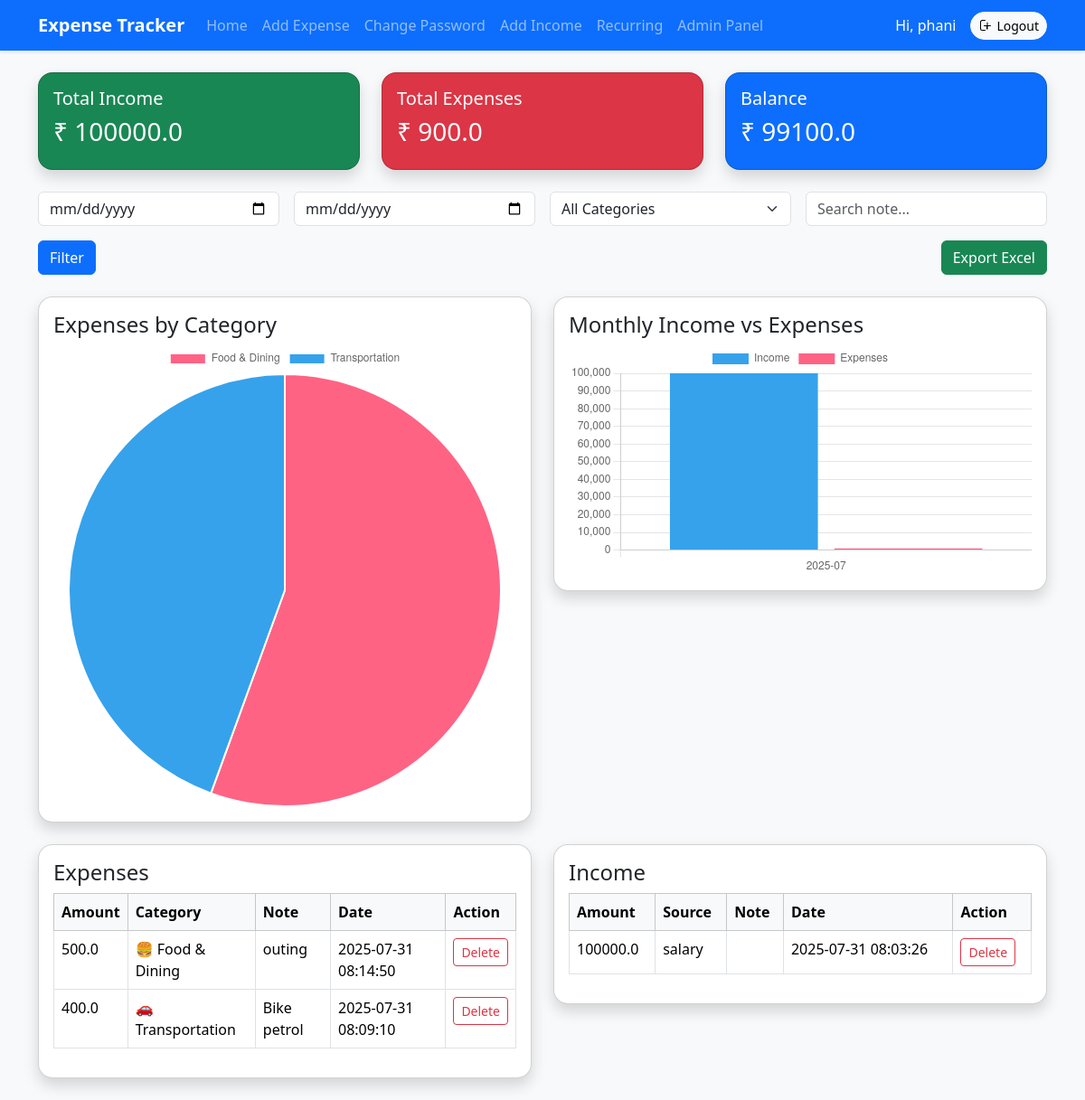
Page / (signed in) on the earlier database version.
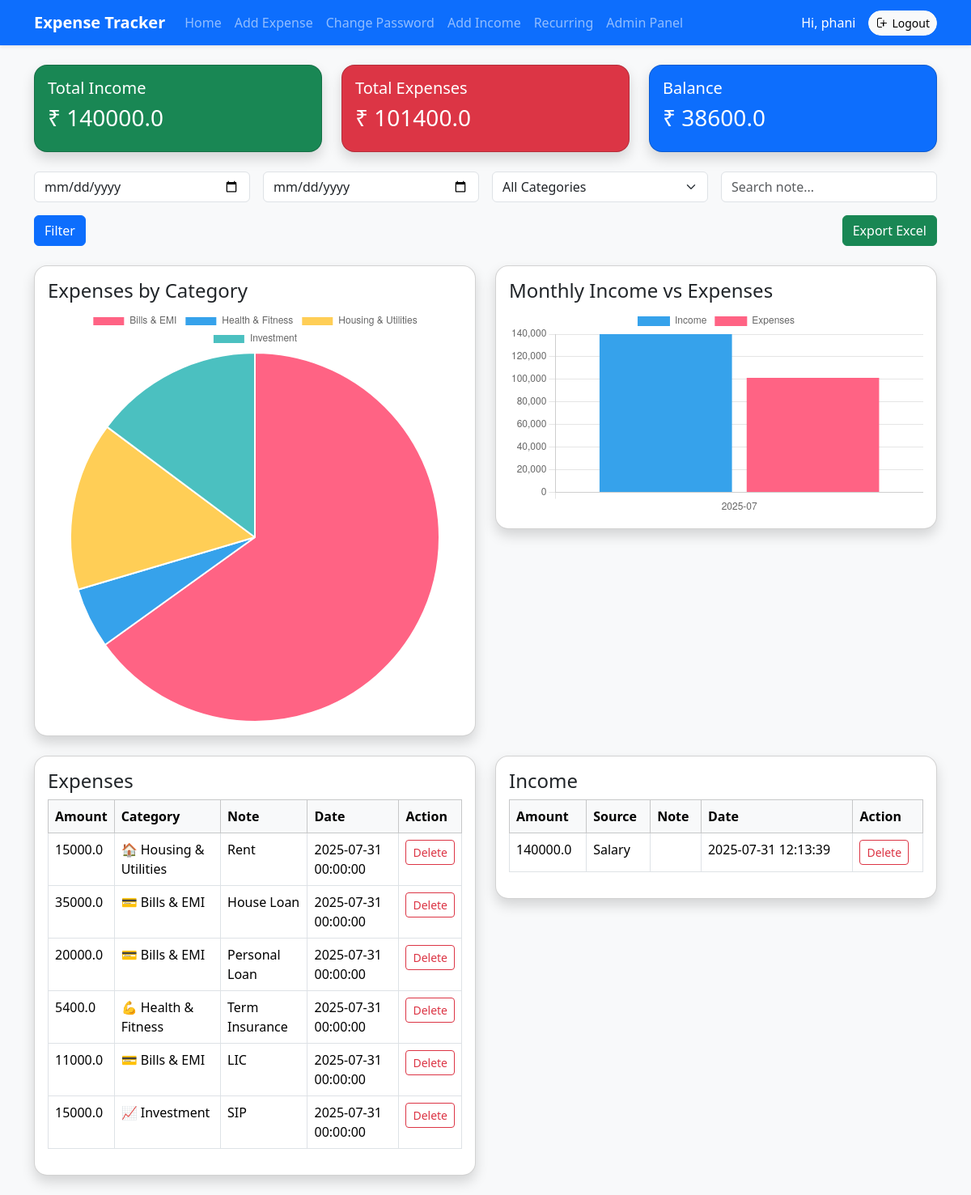
Same page on the later database version.
### tables this page shows
CREATE TABLE expenses
                     (id INTEGER PRIMARY KEY AUTOINCREMENT,
                      user_id INTEGER,
                      amount REAL,
                      category TEXT,
                      note TEXT,
                      date TEXT,
                      FOREIGN KEY(user_id) REFERENCES users(id));

CREATE TABLE income
                    (id INTEGER PRIMARY KEY AUTOINCREMENT,
                     user_id INTEGER,
                     amount REAL,
                     source TEXT,
                     note TEXT,
                     date TEXT,
                     FOREIGN KEY(user_id) REFERENCES users(id));

### app.py (the view, shortened to what this page needs)
@app.route('/')
def index():
    if 'user_id' not in session:
        return redirect(url_for('login'))
    user_id = session['user_id']
    today = datetime.now().date()
    with sqlite3.connect(DB_NAME) as conn:
        c = conn.cursor()
        c.execute("""
            SELECT id, amount, category, note, frequency, next_due_date
            FROM recurring_expenses
            WHERE user_id=? AND date(next_due_date) <= date(?)
        """, (user_id, today))
        due_recurring = c.fetchall()
        conn.commit()
    from_date = request.args.get('from_date')
    to_date = request.args.get('to_date')
    category = request.args.get('category')
    search = request.args.get('search')
    filters_expense = "user_id=?"
    params_expense = [user_id]
    if from_date:
        filters_expense += " AND date(date) >= date(?)"
        params_expense.append(from_date)
    if to_date:
        filters_expense += " AND date(date) <= date(?)"
        params_expense.append(to_date)
    if category:
        filters_expense += " AND category=?"
        params_expense.append(category)
    if search:
        filters_expense += " AND note LIKE ?"
        params_expense.append(f"%{search}%")
    filters_income = "user_id=?"
    params_income = [user_id]
    if from_date:
        filters_income += " AND date(date) >= date(?)"
        params_income.append(from_date)
    if to_date:
        filters_income += " AND date(date) <= date(?)"
        params_income.append(to_date)
    if search:
        filters_income += " AND note LIKE ?"
        params_income.append(f"%{search}%")
    with sqlite3.connect(DB_NAME) as conn:
        c = conn.cursor()
        c.execute(f"SELECT id, amount, category, note, date FROM expenses WHERE {filters_expense} ORDER BY date DESC", params_expense)
        expenses = c.fetchall()
        c.execute(f"SELECT id, amount, source, note, date FROM income WHERE {filters_income} ORDER BY date DESC", params_income)
        income = c.fetchall()
        c.execute("SELECT SUM(amount) FROM expenses WHERE user_id=?", (user_id,))
        total_expenses = c.fetchone()[0] or 0
        c.execute("SELECT SUM(amount) FROM income WHERE user_id=?", (user_id,))
        total_income = c.fetchone()[0] or 0
        balance = total_income - total_expenses
        c.execute(f"""
            SELECT category, SUM(amount)
            FROM expenses
            WHERE {filters_expense}
            GROUP BY category
        """, params_expense)
        expense_data = c.fetchall()
        expense_labels = [row[0] for row in expense_data]
        expense_values = [row[1] for row in expense_data]
        c.execute(f"""
            SELECT strftime('%Y-%m', date), SUM(amount)
            FROM income
            WHERE {filters_income}
            GROUP BY strftime('%Y-%m', date)
            ORDER BY strftime('%Y-%m', date)
        """, params_income)
        income_data = dict(c.fetchall())
        c.execute(f"""
            SELECT strftime('%Y-%m', date), SUM(amount)
            FROM expenses
            WHERE {filters_expense}
            GROUP BY strftime('%Y-%m', date)
            ORDER BY strftime('%Y-%m', date)
        """, params_expense)
        expense_month_data = dict(c.fetchall())
        months = sorted(set(list(income_data.keys()) + list(expense_month_data.keys())))
        income_per_month = [income_data.get(m, 0) for m in months]
        expenses_per_month = [expense_month_data.get(m, 0) for m in months]
    return render_template(
        'index.html',
        expenses=expenses,
        income=income,
        total_income=total_income,
        total_expenses=total_expenses,
        balance=balance,
        category_icons=CATEGORY_ICONS,
        expense_labels=expense_labels,
        expense_values=expense_values,
        months=months,
        income_per_month=income_per_month,
        expenses_per_month=expenses_per_month
    )

### templates/index.html (shortened to what this page needs)
{% extends "base.html" %}
{% block content %}
<div class="row mb-4">
  <div class="col-md-4">
    <div class="card text-bg-success shadow">
      <div class="card-body">
        <h5>Total Income</h5>
        <h3>₹ {{ total_income }}</h3>
      </div>
    </div>
  </div>
  <div class="col-md-4">
    <div class="card text-bg-danger shadow">
      <div class="card-body">
        <h5>Total Expenses</h5>
        <h3>₹ {{ total_expenses }}</h3>
      </div>
    </div>
  </div>
  <div class="col-md-4">
    <div class="card text-bg-primary shadow">
      <div class="card-body">
        <h5>Balance</h5>
        <h3>₹ {{ balance }}</h3>
      </div>
    </div>
  </div>
</div>
<form method="GET" action="{{ url_for('index') }}" class="row g-3 mb-4">
  <div class="col-md-3">
    <input type="date" name="from_date" value="{{ request.args.get('from_date', '') }}" class="form-control">
  </div>
  <div class="col-md-3">
    <input type="date" name="to_date" value="{{ request.args.get('to_date', '') }}" class="form-control">
  </div>
  <div class="col-md-3">
    <select name="category" class="form-select">
      <option value="">All Categories</option>
    </select>
  </div>
  <div class="col-md-3">
    <input type="text" name="search" placeholder="Search note..." value="{{ request.args.get('search', '') }}"
      class="form-control">
  </div>
  <div class="col-md-12 d-flex justify-content-between">
    <button type="submit" class="btn btn-primary">Filter</button>
    <a href="{{ url_for('export_excel',
                    from_date=request.args.get('from_date',''),
                    to_date=request.args.get('to_date',''),
                    category=request.args.get('category',''),
                    search=request.args.get('search','')) }}" class="btn btn-success">Export Excel</a>
  </div>
</form>
<div class="row mb-4">
  <div class="col-md-6">
    <div class="card shadow p-3">
      <h4>Expenses by Category</h4>
      <canvas id="expensePieChart"></canvas>
    </div>
  </div>
  <div class="col-md-6">
    <div class="card shadow p-3">
      <h4>Monthly Income vs Expenses</h4>
      <canvas id="monthlyBarChart"></canvas>
    </div>
  </div>
</div>
<div class="row">
  <div class="col-md-6 mb-4">
    <div class="card shadow p-3">
      <h4>Expenses</h4>
      <table class="table table-bordered table-hover">
        <thead class="table-light">
          <tr>
            <th>Amount</th>
            <th>Category</th>
            <th>Note</th>
            <th>Date</th>
            <th>Action</th>
          </tr>
        </thead>
        <tbody>
          {% for exp in expenses %}
          <tr>
            <td>{{ exp[1] }}</td>
            <td>
              <i class="{{ category_icons.get(exp[2]) }}"></i> {{ category_icons.get(exp[2])[1] }} {{ exp[2] }}
            </td>
            <td>{{ exp[3] }}</td>
            <td>{{ exp[4] }}</td>
            <td>
              <a href="{{ url_for('delete_expense', id=exp[0]) }}" class="btn btn-sm btn-outline-danger"
                onclick="return confirm('Delete this expense?')">Delete</a>
            </td>
          </tr>
          {% endfor %}
        </tbody>
      </table>
    </div>
  </div>
  <div class="col-md-6 mb-4">
    <div class="card shadow p-3">
      <h4>Income</h4>
      <table class="table table-bordered table-hover">
        <thead class="table-light">
          <tr>
            <th>Amount</th>
            <th>Source</th>
            <th>Note</th>
            <th>Date</th>
            <th>Action</th>
          </tr>
        </thead>
        <tbody>
          {% for inc in income %}
          <tr>
            <td>{{ inc[1] }}</td>
            <td>{{ inc[2] }}</td>
            <td>{{ inc[3] }}</td>
            <td>{{ inc[4] }}</td>
            <td>
              <a href="{{ url_for('delete_income', id=inc[0]) }}" class="btn btn-sm btn-outline-danger"
                onclick="return confirm('Delete this income?')">Delete</a>
            </td>
          </tr>
          {% endfor %}
        </tbody>
      </table>
    </div>
  </div>
</div>
<script>
  // Pie Chart - Expenses by Category
  const pieCtx = document.getElementById('expensePieChart').getContext('2d');
  new Chart(pieCtx, {
    type: 'pie',
    data: {
      labels: {{ expense_labels|default([]) | tojson }},
    datasets: [{
      data: {{ expense_values|default ([]) | tojson }},
    backgroundColor: [
      '#FF6384', '#36A2EB', '#FFCE56', '#4BC0C0', '#9966FF',
      '#FF9F40', '#8DD17E', '#E377C2', '#17BECF', '#BDB2FF'
    ]
      }]
    }
  });
  // Bar Chart - Monthly Income vs Expenses
  const barCtx = document.getElementById('monthlyBarChart').getContext('2d');
  new Chart(barCtx, {
    type: 'bar',
    data: {
      labels: {{ months|default([]) | tojson }},
    datasets: [
    {
      label: 'Income',
      backgroundColor: '#36A2EB',
      data: {{ income_per_month|default ([]) | tojson }}
        },
    {
      label: 'Expenses',
      backgroundColor: '#FF6384',
      data: {{ expenses_per_month|default ([]) | tojson }}
        }
  ]
    },
    options: {
    responsive: true,
    scales: {
      y: { beginAtZero: true }
    }
  }
  });
</script>
{% endblock %}

### templates/base.html (shortened to what this page needs)
<!DOCTYPE html>
<html>
<head>
  <link href="https://cdn.jsdelivr.net/npm/bootstrap@5.3.2/dist/css/bootstrap.min.css" rel="stylesheet">
  <link rel="stylesheet" href="{{ url_for('static', filename='style.css') }}">
  <link rel="stylesheet" href="https://cdn.jsdelivr.net/npm/bootstrap-icons@1.10.5/font/bootstrap-icons.css">
</head>
<body class="bg-light">
  <nav class="navbar navbar-expand-lg navbar-dark bg-primary mb-4 sticky-top shadow-sm">
    <div class="container">
      <a class="navbar-brand fw-bold" href="{{ url_for('index') }}">Expense Tracker</a>
      <div class="collapse navbar-collapse" id="navbarNav">
        <ul class="navbar-nav me-auto">
          {% if session.get('username') %}
          <li class="nav-item"><a class="nav-link" href="{{ url_for('index') }}">Home</a></li>
          <li class="nav-item"><a class="nav-link" href="{{ url_for('add_expense') }}">Add Expense</a></li>
          <li class="nav-item"><a class="nav-link" href="{{ url_for('change_password') }}">Change Password</a></li>
          <li class="nav-item"><a class="nav-link" href="{{ url_for('add_income') }}">Add Income</a></li>
          <li class="nav-item">
            <a class="nav-link" href="{{ url_for('recurring') }}">Recurring</a>
          </li>
          {% if session.get('is_admin') == 1 %}
          <li class="nav-item"><a class="nav-link" href="{{ url_for('admin_panel') }}">Admin Panel</a></li>
          {% endif %}
          {% else %}
          <li class="nav-item"><a class="nav-link" href="{{ url_for('login') }}">Login</a></li>
          <li class="nav-item"><a class="nav-link" href="{{ url_for('signup') }}">Signup</a></li>
          {% endif %}
        </ul>
        {% if session.get('username') %}
        <span class="navbar-text text-white me-3">Hi, {{ session.get('username') }}</span>
        <a class="btn btn-light btn-sm rounded-pill d-flex align-items-center" href="{{ url_for('logout') }}">
          Logout
        </a>
        {% endif %}
      </div>
    </div>
  </nav>
  <div class="container">
    {% block content %}{% endblock %}
  </div>
</body>
</html>

### static/style.css (style rules this page uses)
body { font-family: 'Segoe UI', Tahoma, Geneva, Verdana, sans-serif; }
.card { border-radius: 10px; }

### templates/base.html (style rules this page uses)
body { background: #f8f9fa; }
.navbar { box-shadow: 0 2px 8px rgba(0,0,0,0.1); }
.card { border-radius: 1rem; transition: transform 0.2s ease; }

Differences in the rows shown:
removed expenses: amount "500.0", category "🍔", category "Food & Dining", note "outing", date "2025-07-31 08:14:50"
removed expenses: amount "400.0", category "🚗", category "Transportation", note "Bike petrol", date "2025-07-31 08:09:10"
removed income: amount "100000.0", source "salary", date "2025-07-31 08:03:26"
added expenses: amount "15000.0", category "🏠", category "Housing & Utilities", note "Rent", date "2025-07-31 00:00:00"
added expenses: amount "35000.0", category "💳", category "Bills & EMI", note "House Loan", date "2025-07-31 00:00:00"
added expenses: amount "20000.0", category "💳", category "Bills & EMI", note "Personal Loan", date "2025-07-31 00:00:00"
added expenses: amount "5400.0", category "💪", category "Health & Fitness", note "Term Insurance", date "2025-07-31 00:00:00"
added expenses: amount "11000.0", category "💳", category "Bills & EMI", note "LIC", date "2025-07-31 00:00:00"
added expenses: amount "15000.0", category "📈", category "Investment", note "SIP", date "2025-07-31 00:00:00"
added income: amount "140000.0", source "Salary", date "2025-07-31 12:13:39"
Other differences:
{{ total_income }}: "100000.0" → "140000.0"
{{ total_expenses }}: "900.0" → "101400.0"
{{ balance }}: "99100.0" → "38600.0"
chart data {{ expense_values|default ([]) | tojson }}: [500.0, 400.0] → [66000.0, 5400.0, 15000.0, 15000.0]
chart data {{ income_per_month|default ([]) | tojson }}: [100000.0] → [140000.0]
chart data {{ expenses_per_month|default ([]) | tojson }}: [900.0] → [101400.0]
